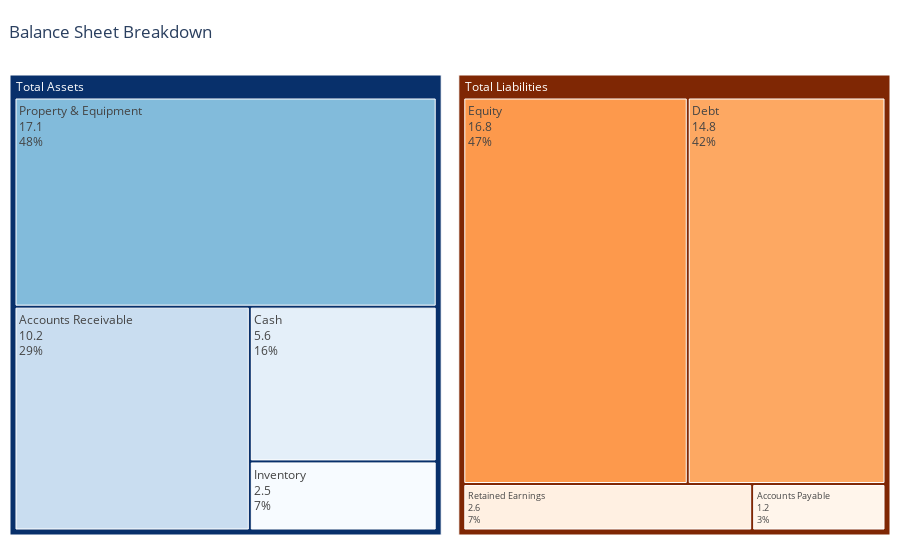

Notebook cell for this chart:
### Markdown cell above
### Create Treemap

### Code cell
fig = make_subplots(
    cols=2,
    rows=1,
    horizontal_spacing=0.02,
    specs=[[{'type': 'treemap', 'rowspan': 1}, {'type': 'treemap'}]]
)

fig.add_trace(
    go.Treemap(
        labels=df_asset["LABEL"],
        parents=df_asset["PARENT"],
        values=df_asset["VALUE"],
        textinfo="label+value+percent parent",
        marker_colorscale='Blues',
        hoverinfo="label+value+percent parent",
        branchvalues='total'
    ),
    row=1,
    col=1
)

fig.add_trace(
    go.Treemap(
        labels=df_liability["LABEL"],
        parents=df_liability["PARENT"],
        values=df_liability["VALUE"],
        textinfo="label+value+percent parent",
        marker_colorscale='oranges',
        hoverinfo="label+value+percent parent",
        branchvalues='total'
    ),
    row=1,
    col=2
)

fig.update_layout(
    title="Balance Sheet Breakdown",
    title_x=0.01,
    margin=dict(t=75, l=10, r=10, b=25)
)
fig.show()

### Figure 1 — Plotly figure (JSON) as saved in the notebook; plotly's stock layout.template omitted (floating-point values rounded to 4 significant figures)
{"data": [{"branchvalues": "total", "domain": {"x": [0, 0.49], "y": [0, 1]}, "hoverinfo": "label+value+percent parent", "labels": ["Total Assets", "Accounts Receivable", "Inventory", "Property & Equipment", "Cash"], "marker": {"colorscale": [[0, "rgb(247,251,255)"], [0.125, "rgb(222,235,247)"], [0.25, "rgb(198,219,239)"], [0.375, "rgb(158,202,225)"], [0.5, "rgb(107,174,214)"], [0.625, "rgb(66,146,198)"], [0.75, "rgb(33,113,181)"], [0.875, "rgb(8,81,156)"], [1, "rgb(8,48,107)"]]}, "parents": ["", "Total Assets", "Total Assets", "Total Assets", "Total Assets"], "textinfo": "label+value+percent parent", "type": "treemap", "values": [35.4, 10.2, 2.5, 17.1, 5.6]}, {"branchvalues": "total", "domain": {"x": [0.51, 1], "y": [0, 1]}, "hoverinfo": "label+value+percent parent", "labels": ["Total Liabilities", "Equity", "Debt", "Accounts Payable", "Retained Earnings"], "marker": {"colorscale": [[0, "rgb(255,245,235)"], [0.125, "rgb(254,230,206)"], [0.25, "rgb(253,208,162)"], [0.375, "rgb(253,174,107)"], [0.5, "rgb(253,141,60)"], [0.625, "rgb(241,105,19)"], [0.75, "rgb(217,72,1)"], [0.875, "rgb(166,54,3)"], [1, "rgb(127,39,4)"]]}, "parents": ["", "Total Liabilities", "Total Liabilities", "Total Liabilities", "Total Liabilities"], "textinfo": "label+value+percent parent", "type": "treemap", "values": [35.4, 16.8, 14.8, 1.2, 2.6]}], "layout": {"autosize": true, "margin": {"b": 25, "l": 10, "r": 10, "t": 75}, "title": {"text": "Balance Sheet Breakdown", "x": 0.01}}}
